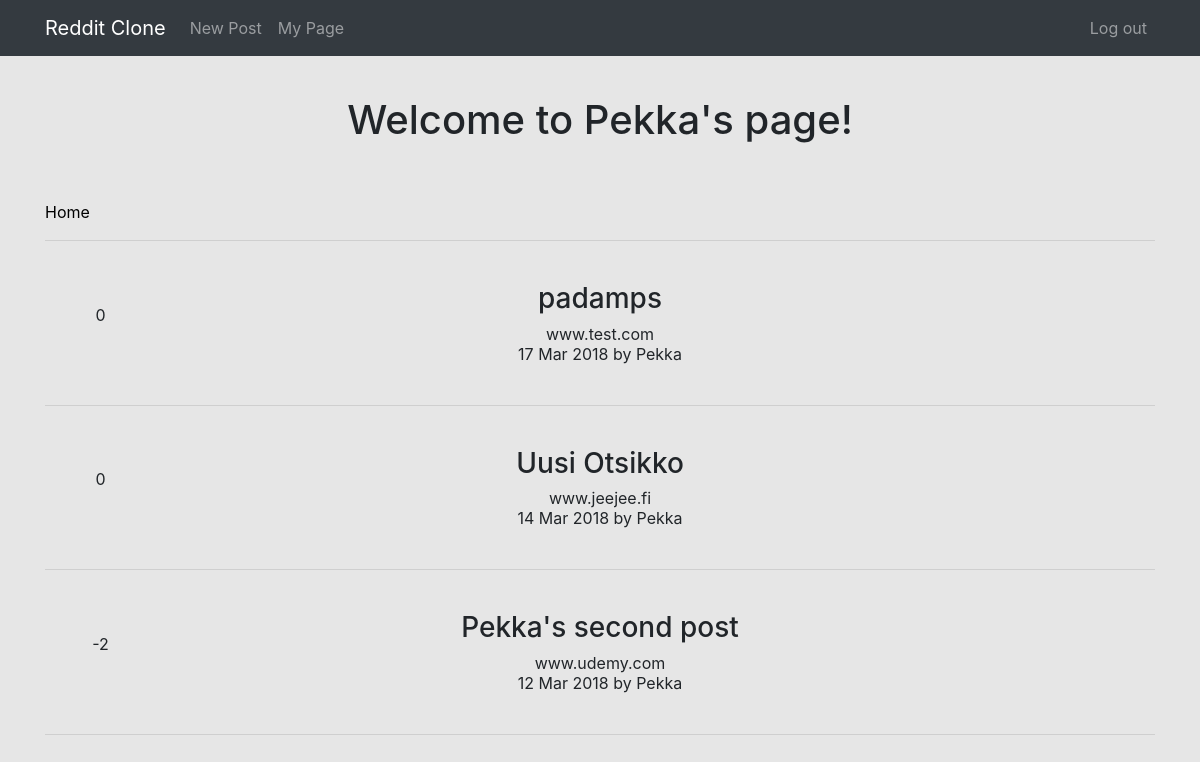
The page /posts/allposts/5 (signed in) on the database its author committed.
### posts/models.py (models this page shows)
class Post(models.Model):
    title = models.CharField(max_length=200)
    url = models.TextField()
    pub_date = models.DateTimeField()
    author = models.ForeignKey(settings.AUTH_USER_MODEL, on_delete=models.CASCADE)
    votes_total =  models.IntegerField(default=0)
    def pub_date_pretty(self):
        return self.pub_date.strftime('%e %b %Y')

### posts/views.py (the view)
# urls.py: url(r'allposts/(?P<author>[-\w]+)', views.allposts, name='allposts'),
@login_required
def allposts(request, author):
        posts = Post.objects.filter(author=author).order_by('-votes_total', '-pub_date')
        return render(request, 'posts/allposts.html', {'posts':posts})

### posts/templates/posts/allposts.html (shortened to what this page needs)
{% extends 'base.html' %}
{% block content %}
<h1 class="text-center"> Welcome to {{ posts.first.author.username }}'s page! </h1>
<br/>
<br/>
<div class="container">
<a href="{% url 'home' %}"><span class="oi oi-arrow-left" title="Back" aria-hidden="true" style="color:black"> Home</span></a>
</div>
<div class="container text-center">
  {% if user.is_authenticated %}
  <hr />
  {% if request.user.username == posts.first.author.username %}
  {% for post in posts.all %}
  <br/>
  <table style="width:100%">
    <tr>
      <td class="text-center" style="width:10%">
          <span class="oi oi-caret-top" title="caret-top" aria-hidden="true" style="color:#808080"></span><br/>
        {{ post.votes_total }}<br/>
          <span class="oi oi-caret-bottom" title="caret-bottom" aria-hidden="true" style="color:#808080"></span><br/>
      </td>
      <td style="text-align:center">
      <h3>{{ post.title }}</h3>
      {{ post.url }}
      <br/>
      {{ post.pub_date_pretty }} by {{ post.author.username }}
      </td>
      <td style="width:10%; text-align:center">
        <a href="{% url 'posts:update' post.id %}" class="btn btn-secondary btn-sm" >Update</a><br/><br/>
        <a href="#" class="btn btn-secondary btn-sm" onclick="myFunction('delete{{ post.id }}')">Delete</a>
        <form id="delete{{ post.id }}" method="POST" action="{% url 'posts:delete' post.id %}">
          {% csrf_token %}
          <input type="hidden">
        </form>
      </td>
    </tr>
  </table>
  <br/>
  <hr />
  {% endfor %}
  {% else %}
  {% for post in posts.all %}
  <br/>
  <table style="width:100%">
    <tr>
      <td class="text-center" style="width:10%">
          <br/>
        {{ post.votes_total }}<br/>
        <br/>
      </td>
      <td style="text-align:center">
      <h3>{{ post.title }}</h3>
      {{ post.url }}
      <br/>
      {{ post.pub_date_pretty }} by {{ post.author.username }}
      </td>
      <td style="width:10%"></td>
    </tr>
  </table>
  <br/>
  <hr />
  {% endfor %}
  {% endif %}
  {% endif %}
</div>
{% endblock %}

### templates/base.html (style rules this page uses)
body { background-color: #e6e6e6; }

### rows shown on the page
Post: first.author.username "Pekka", votes_total "0", title "padamps", url "www.test.com", pub_date_pretty "17 Mar 2018", author.username "Pekka"
Post: votes_total "0", title "Uusi Otsikko", url "www.jeejee.fi", pub_date_pretty "14 Mar 2018", author.username "Pekka"
Post: votes_total "-2", title "Pekka's second post", url "www.udemy.com", pub_date_pretty "12 Mar 2018", author.username "Pekka"
